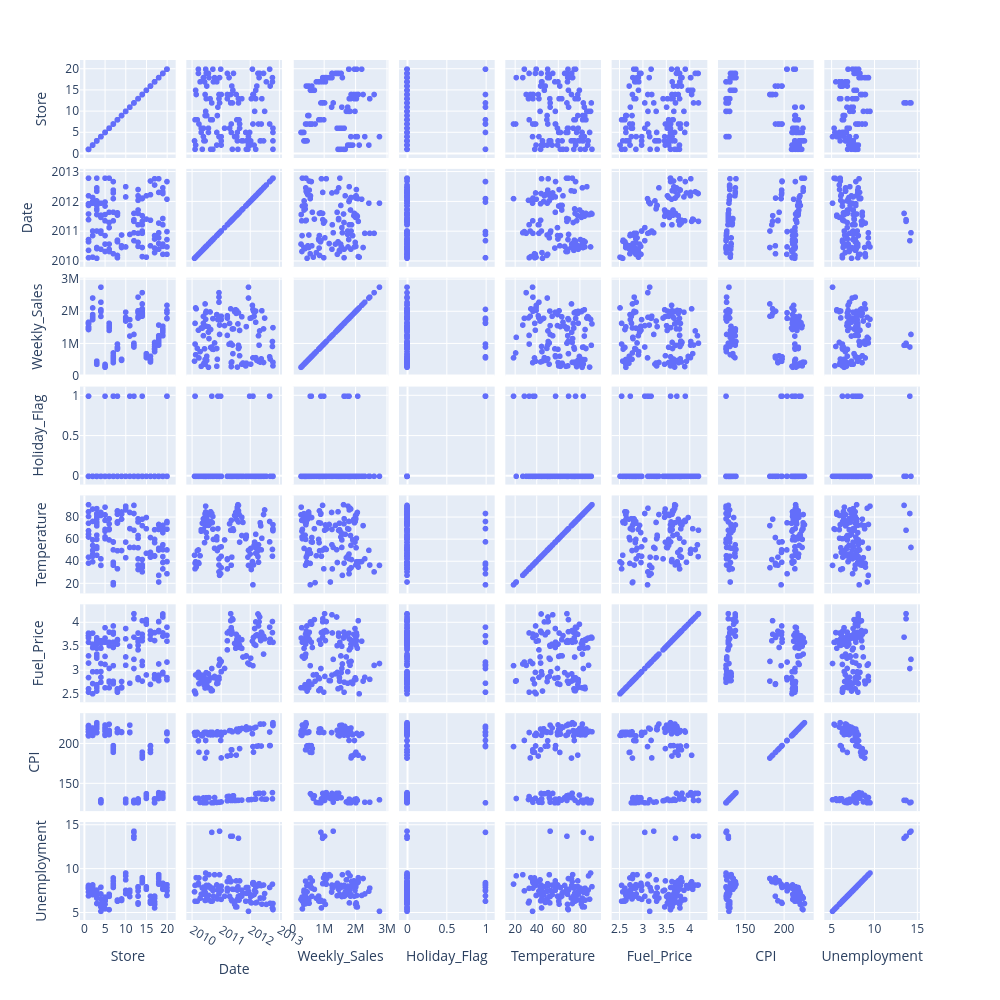

Notebook code cell kept with this figure:
### Code cell
px.scatter_matrix(data,width=1000,height=1000).show()

### Figure 1 — Plotly figure (JSON) as saved in the notebook; plotly's stock layout.template omitted (floating-point values rounded to 4 significant figures; data arrays with more than 128 entries replaced by an {"elided": "..."} marker saying what was removed)
{"data": [{"dimensions": [{"axis": {"matches": true}, "label": "Store", "values": {"elided": "150 int values"}}, {"axis": {"matches": true}, "label": "Date", "values": {"elided": "150 str values"}}, {"axis": {"matches": true}, "label": "Weekly_Sales", "values": {"elided": "150 float values"}}, {"axis": {"matches": true}, "label": "Holiday_Flag", "values": {"elided": "150 int values"}}, {"axis": {"matches": true}, "label": "Temperature", "values": {"elided": "150 float values"}}, {"axis": {"matches": true}, "label": "Fuel_Price", "values": {"elided": "150 float values"}}, {"axis": {"matches": true}, "label": "CPI", "values": {"elided": "150 float values"}}, {"axis": {"matches": true}, "label": "Unemployment", "values": {"elided": "150 float values"}}], "hovertemplate": "%{xaxis.title.text}=%{x}<br>%{yaxis.title.text}=%{y}<extra></extra>", "legendgroup": "", "marker": {"color": "#636efa", "symbol": "circle"}, "name": "", "showlegend": false, "type": "splom"}], "layout": {"dragmode": "select", "height": 1000, "legend": {"tracegroupgap": 0}, "margin": {"t": 60}, "width": 1000}}
